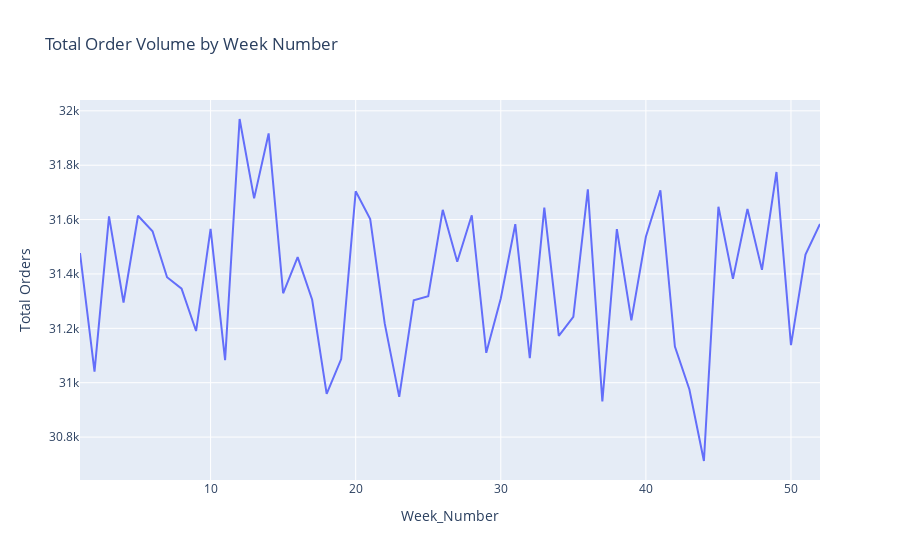

Notebook source saved alongside this figure:
### Code cell
#Order Volume by Week Number (Weekly Trend) using Plotly
product_data.loc[:,'Week_Number'] = product_data['DateTime'].dt.isocalendar().week
weekly_order_volume = product_data.groupby('Week_Number')['Order_Volume'].sum().reset_index()

# Plotting Weekly Order Volume with Plotly
fig = px.line(weekly_order_volume, x='Week_Number', y='Order_Volume', title='Total Order Volume by Week Number', 
              labels={'Order_Volume': 'Total Orders'})
fig.show()

### Figure 1 — Plotly figure (JSON) as saved in the notebook; plotly's stock layout.template omitted (floating-point values rounded to 4 significant figures)
{"data": [{"hovertemplate": "Week_Number=%{x}<br>Total Orders=%{y}<extra></extra>", "legendgroup": "", "line": {"color": "#636efa", "dash": "solid"}, "marker": {"symbol": "circle"}, "mode": "lines", "name": "", "orientation": "v", "showlegend": false, "type": "scatter", "x": [1, 2, 3, 4, 5, 6, 7, 8, 9, 10, 11, 12, 13, 14, 15, 16, 17, 18, 19, 20, 21, 22, 23, 24, 25, 26, 27, 28, 29, 30, 31, 32, 33, 34, 35, 36, 37, 38, 39, 40, 41, 42, 43, 44, 45, 46, 47, 48, 49, 50, 51, 52], "xaxis": "x", "y": [31477, 31041, 31612, 31295, 31614, 31557, 31388, 31346, 31190, 31566, 31083, 31970, 31678, 31917, 31329, 31462, 31305, 30959, 31087, 31704, 31602, 31218, 30948, 31303, 31318, 31636, 31445, 31616, 31110, 31310, 31583, 31090, 31644, 31172, 31242, 31711, 30931, 31565, 31229, 31537, 31708, 31133, 30975, 30712, 31647, 31382, 31639, 31415, 31775, 31138, 31471, 31584], "yaxis": "y"}], "layout": {"legend": {"tracegroupgap": 0}, "title": {"text": "Total Order Volume by Week Number"}, "xaxis": {"anchor": "y", "domain": [0, 1], "title": {"text": "Week_Number"}}, "yaxis": {"anchor": "x", "domain": [0, 1], "title": {"text": "Total Orders"}}}}
